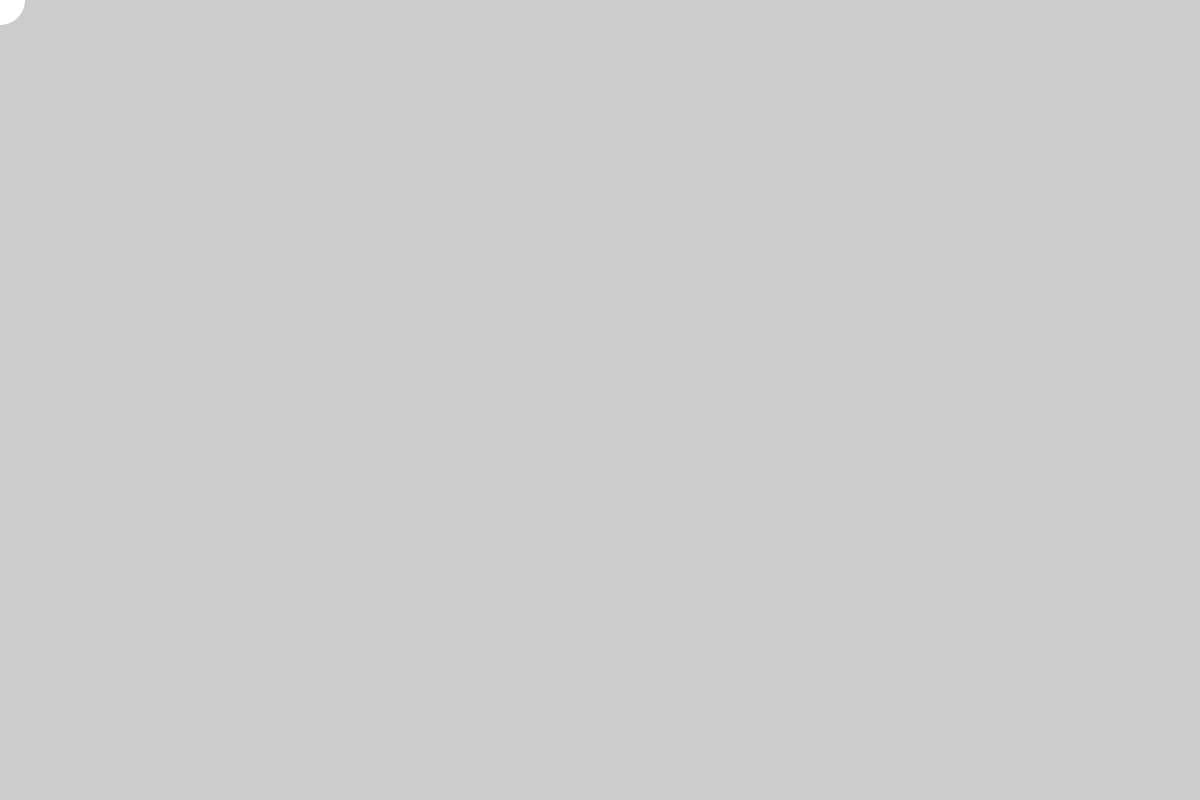
Frame 1 (no input)
Frame 60 (the mouse pressed at the canvas centre just before this capture): identical to frame 1, image omitted
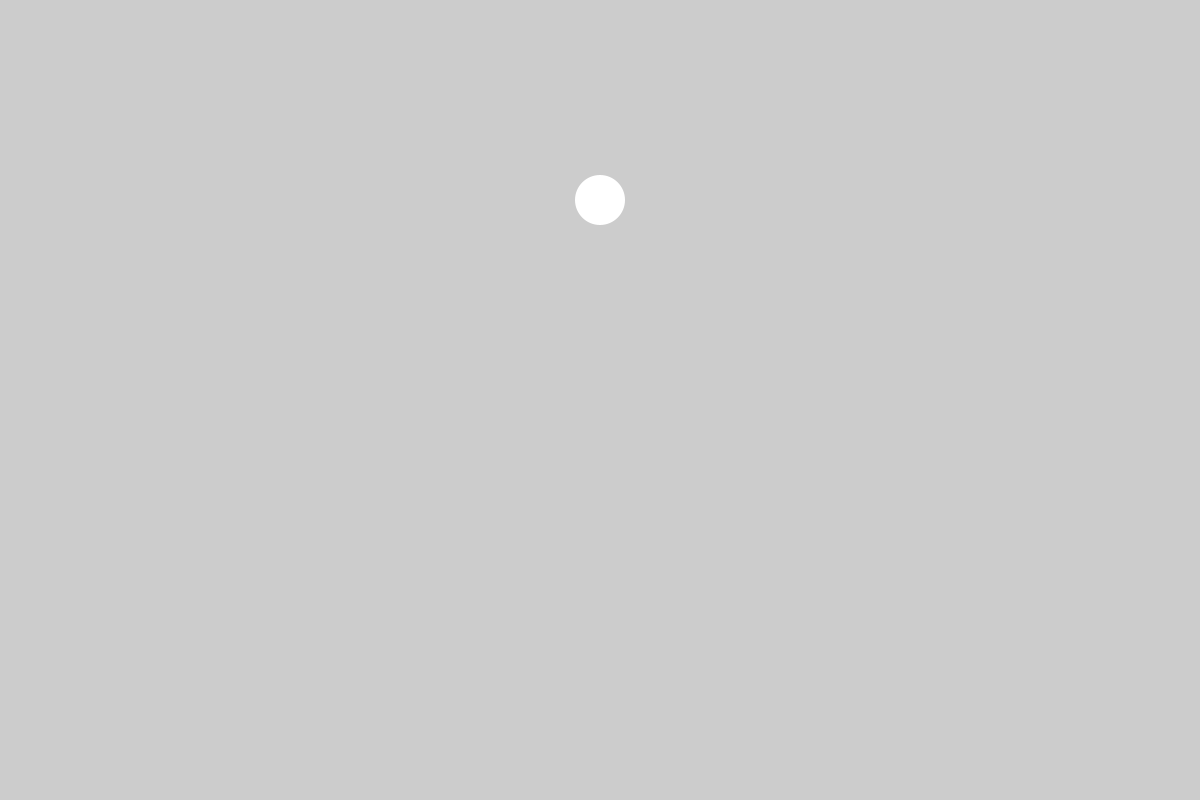
Frame 120 (the mouse held since frame 60 and released just before this capture)

The Processing sketch that drew these frames (run headless with seeded random() and noise(); from frame 60 on, the mouse is pressed at the canvas centre):

// Processing sketch: mouse_twice_speed
// ── mouse_twice_speed.pde
void setup() {
  size(1200, 800);
  noStroke();
}

void draw() {
  background(204);
  float  x1 = map(mouseX, width/4, width/4*3, 0, width);
  float  y1 = map(mouseY, width/4, width/4*3, 0, width);
  if(x1>width) x1=width;
  if(x1<0) x1=0;
  if(y1>height) y1=height;
  if(y1<0) y1=0;
  ellipseMode(CENTER);
  ellipse(x1, y1, 50, 50);  

}
